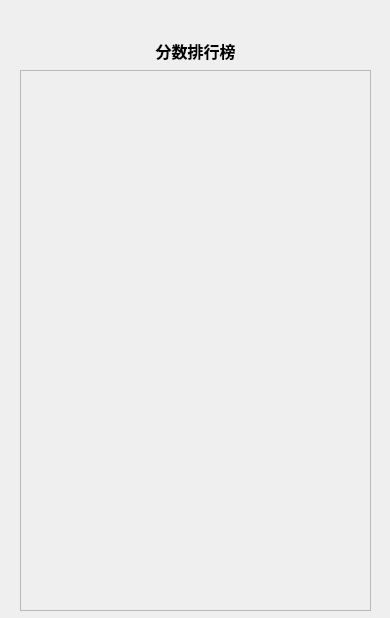
<?xml version="1.0" encoding="UTF-8"?>
<ui version="4.0">
 <class>leaderboard_show</class>
 <widget class="QWidget" name="leaderboard_show">
  <property name="geometry">
   <rect>
    <x>0</x>
    <y>0</y>
    <width>390</width>
    <height>618</height>
   </rect>
  </property>
  <property name="windowTitle">
   <string>Form</string>
  </property>
  <widget class="QLabel" name="label">
   <property name="geometry">
    <rect>
     <x>110</x>
     <y>30</y>
     <width>171</width>
     <height>41</height>
    </rect>
   </property>
   <property name="sizePolicy">
    <sizepolicy hsizetype="Preferred" vsizetype="Preferred">
     <horstretch>0</horstretch>
     <verstretch>0</verstretch>
    </sizepolicy>
   </property>
   <property name="font">
    <font>
     <pointsize>12</pointsize>
     <weight>75</weight>
     <bold>true</bold>
     <kerning>true</kerning>
    </font>
   </property>
   <property name="layoutDirection">
    <enum>Qt::LeftToRight</enum>
   </property>
   <property name="autoFillBackground">
    <bool>false</bool>
   </property>
   <property name="text">
    <string>分数排行榜</string>
   </property>
   <property name="alignment">
    <set>Qt::AlignCenter</set>
   </property>
  </widget>
  <widget class="QScrollArea" name="scrollArea">
   <property name="geometry">
    <rect>
     <x>20</x>
     <y>70</y>
     <width>351</width>
     <height>541</height>
    </rect>
   </property>
   <property name="widgetResizable">
    <bool>true</bool>
   </property>
   <widget class="QWidget" name="scrollAreaWidgetContents">
    <property name="geometry">
     <rect>
      <x>0</x>
      <y>0</y>
      <width>349</width>
      <height>539</height>
     </rect>
    </property>
    <layout class="QVBoxLayout" name="verticalLayout">
     <item>
      <widget class="QWidget" name="ldboard_wdg" native="true"/>
     </item>
     <item>
      <spacer name="verticalSpacer">
       <property name="orientation">
        <enum>Qt::Vertical</enum>
       </property>
       <property name="sizeHint" stdset="0">
        <size>
         <width>20</width>
         <height>497</height>
        </size>
       </property>
      </spacer>
     </item>
    </layout>
   </widget>
  </widget>
 </widget>
 <resources/>
 <connections/>
</ui>
